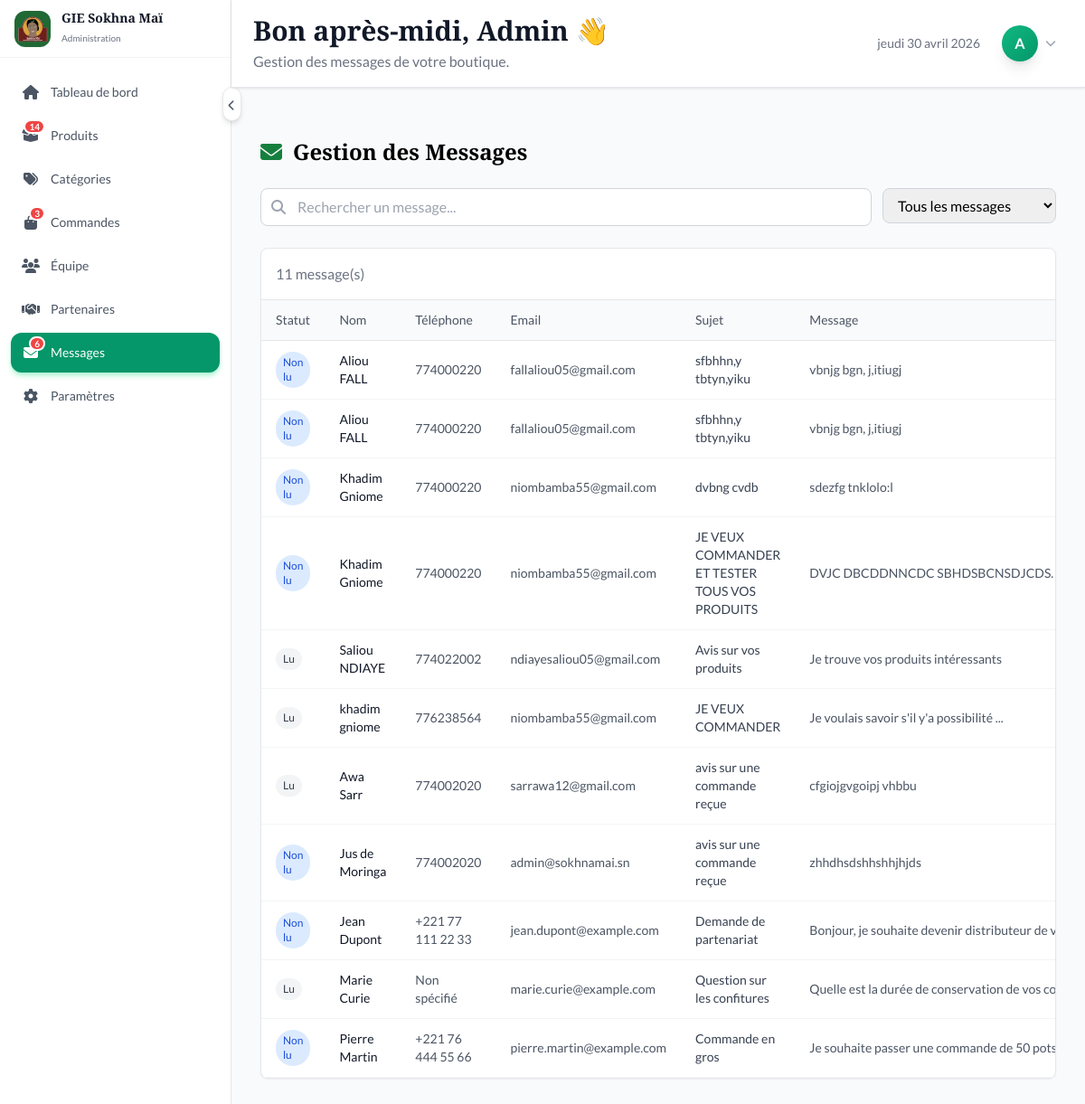
Page /?page=admin&action=messages (signed in) on the committed database.
### tables this page shows
CREATE TABLE `contact_messages` (
  `id` int(11) NOT NULL,
  `name` varchar(150) NOT NULL,
  `email` varchar(255) NOT NULL,
  `phone` varchar(20) DEFAULT NULL,
  `subject` varchar(200) DEFAULT NULL,
  `message` text NOT NULL,
  `ip_address` varchar(45) DEFAULT NULL,
  `is_read` tinyint(1) DEFAULT 0,
  `replied_by` int(11) DEFAULT NULL,
  `replied_at` datetime DEFAULT NULL,
  `reply_message` text DEFAULT NULL,
  `created_at` datetime DEFAULT current_timestamp()
);

### admin/messages.php (the view, shortened to what this page needs)
<?php
$pdo = getDB();
$search = isset($_GET['search']) ? trim($_GET['search']) : '';
$messages = [];
if ($pdo) {
    try {
        $query = "SELECT id, name, email, phone, subject, message, is_read, created_at FROM contact_messages";
        $params = [];
        $query .= " ORDER BY created_at DESC";
        $stmt = $pdo->prepare($query);
        $stmt->execute($params);
        $messages = $stmt->fetchAll();
    } catch (PDOException $e) {
        error_log("Error fetching messages: " . $e->getMessage());
        $messages = [
            ['id' => 1, 'name' => 'Fatou Diallo', 'email' => 'fatou@email.com', 'phone' => '+221 77 123 45 67', 'subject' => 'Demande de partenariat', 'message' => 'Bonjour, je suis intéressée par vos produits...', 'is_read' => false, 'created_at' => '2024-01-15 10:30:00'],
            ['id' => 2, 'name' => 'Amadou Sow', 'email' => 'amadou@email.com', 'phone' => '+221 76 234 56 78', 'subject' => 'Information produit', 'message' => 'Pouvez-vous me donner plus d\'infos...', 'is_read' => true, 'created_at' => '2024-01-14 14:20:00'],
            ['id' => 3, 'name' => 'Marie Ndiaye', 'email' => 'marie@email.com', 'phone' => '+221 70 345 67 89', 'subject' => 'Commande', 'message' => 'Je souhaite commander...', 'is_read' => false, 'created_at' => '2024-01-13 09:15:00'],
        ];
    }
}
$adminEmail = isset($_SESSION['admin_email']) ? $_SESSION['admin_email'] : 'admin@sokhnamai.sn';
$adminName = explode('@', $adminEmail)[0];
$hour = date('H');
if ($hour < 12) $greeting = 'Bonjour';
elseif ($hour < 18) $greeting = 'Bon après-midi';
else $greeting = 'Bonsoir';
?>
<div class="admin-header">
    <div class="flex flex-col sm:flex-row sm:items-center sm:justify-between gap-4 px-6 py-4">
        <div>
            <h1 class="text-3xl font-heading font-bold text-gray-900"><?php echo $greeting; ?>, <?php echo ucfirst($adminName); ?> 👋</h1>
            <p class="text-gray-500 mt-1">Gestion des messages de votre boutique.</p>
        </div>
        <div class="flex items-center gap-4">
            <span class="text-sm text-gray-500" id="current-date"></span>
            <div class="user-dropdown">
                <button onclick="toggleUserDropdown()" class="flex items-center gap-2 hover:bg-gray-50 rounded-lg p-2 transition-colors">
                    <div class="h-10 w-10 rounded-full bg-gradient-to-br from-emerald-500 to-emerald-600 flex items-center justify-center text-white font-bold shadow-lg">
                        <?php echo strtoupper(substr($adminName, 0, 1)); ?>
                    </div>
                    <i class="fas fa-chevron-down text-gray-400 text-xs transition-transform" id="dropdown-arrow"></i>
                </button>
            </div>
        </div>
    </div>
</div>
<div class="dashboard-content" style="padding-top: 120px;">
    <div class="space-y-6">
    <div class="flex items-center gap-3">
        <i class="fas fa-envelope text-primary-600 text-2xl"></i>
        <h1 class="text-2xl font-heading font-bold">Gestion des Messages</h1>
    </div>
    <div class="flex flex-col sm:flex-row gap-3">
        <div class="relative flex-1">
            <i class="fas fa-search absolute left-3 top-1/2 -translate-y-1/2 text-gray-400"></i>
            <form method="GET" class="w-full">
                <input type="text" name="search" value="<?php echo htmlspecialchars($search); ?>"
                       placeholder="Rechercher un message..."
                       class="w-full pl-10 pr-3 py-2 border border-gray-300 rounded-lg focus:outline-none focus:ring-2 focus:ring-primary-500">
            </form>
        </div>
        <form method="GET" class="w-full sm:w-48">
            <select name="status" onchange="this.form.submit()"
                    class="w-full px-3 py-2 border border-gray-300 rounded-lg focus:outline-none focus:ring-2 focus:ring-primary-500">
                <option value="all">Tous les messages</option>
            </select>
        </form>
    </div>
    <div class="bg-white rounded-lg border border-gray-200 shadow-sm">
        <div class="p-4 border-b">
            <p class="text-gray-500"><?php echo count($messages); ?> message(s)</p>
        </div>
        <div class="overflow-x-auto">
            <table class="w-full text-sm">
                <thead>
                    <tr class="border-b border-gray-200 bg-gray-50">
                        <th class="text-left py-3 px-4 text-gray-600 font-medium">Statut</th>
                        <th class="text-left py-3 px-4 text-gray-600 font-medium">Nom</th>
                        <th class="text-left py-3 px-4 text-gray-600 font-medium">Téléphone</th>
                        <th class="text-left py-3 px-4 text-gray-600 font-medium">Email</th>
                        <th class="text-left py-3 px-4 text-gray-600 font-medium">Sujet</th>
                        <th class="text-left py-3 px-4 text-gray-600 font-medium">Message</th>
                    </tr>
                </thead>
                <tbody>
                    <?php foreach ($messages as $msg): ?>
                        <tr class="border-b border-gray-100 hover:bg-gray-50 transition-colors">
                            <td class="py-3 px-4">
                                <span class="inline-flex items-center px-2 py-1 rounded-full text-xs font-medium <?php echo $msg['is_read'] ? 'bg-gray-100 text-gray-700' : 'bg-blue-100 text-blue-700'; ?>">
                                    <?php echo $msg['is_read'] ? 'Lu' : 'Non lu'; ?>
                                </span>
                            </td>
                            <td class="py-3 px-4 font-medium text-gray-900">
                                <?php echo htmlspecialchars($msg['name']); ?>
                            </td>
                            <td class="py-3 px-4 text-sm text-gray-600">
                                <?php echo htmlspecialchars($msg['phone'] ?? 'Non spécifié'); ?>
                            </td>
                            <td class="py-3 px-4 text-sm text-gray-600">
                                <?php echo htmlspecialchars($msg['email']); ?>
                            </td>
                            <td class="py-3 px-4 text-sm font-medium text-gray-700">
                                <?php echo htmlspecialchars($msg['subject']); ?>
                            </td>
                            <td class="py-3 px-4">
                                <div class="max-w-xs truncate text-sm text-gray-600" title="<?php echo htmlspecialchars($msg['message']); ?>">
                                    <?php echo substr(htmlspecialchars($msg['message']), 0, 50) . (strlen($msg['message']) > 50 ? '...' : ''); ?>
                                </div>
                            </td>
                        </tr>
                    <?php endforeach; ?>
                </tbody>
            </table>
        </div>
    </div>
</div>
</div>
</div>

### admin/messages.php (style rules this page uses)
.admin-header { position: fixed; top: 0; left: 16rem; right: 0; z-index: 50; background: white; border-bottom: 1px solid #e5e7eb; box-shadow: 0 1px 3px 0 rgba(0, 0, 0, 0.1); backdrop-filter: blur(8px); transition: left 0.3s ease; }
.user-dropdown { position: relative; }

### rows in the picture
contact_messages: is_read "Non lu", name "Aliou FALL", phone "774000220", email "fallaliou05@gmail.com", subject "sfbhhn,y tbtyn,yiku", message "vbnjg bgn, j,itiugj"
contact_messages: is_read "Non lu", name "Aliou FALL", phone "774000220", email "fallaliou05@gmail.com", subject "sfbhhn,y tbtyn,yiku", message "vbnjg bgn, j,itiugj"
contact_messages: is_read "Non lu", name "Khadim Gniome", phone "774000220", email "niombamba55@gmail.com", subject "dvbng cvdb", message "sdezfg tnklolo:l"
contact_messages: is_read "Non lu", name "Khadim Gniome", phone "774000220", email "niombamba55@gmail.com", subject "JE VEUX COMMANDER ET TESTER TOUS VOS PRODUITS", message "DVJC DBCDDNNCDC SBHDSBCNSDJCDS. CDS…"
contact_messages: is_read "Lu", name "Saliou NDIAYE", phone "774022002", email "ndiayesaliou05@gmail.com", subject "Avis sur vos produits", message "Je trouve vos produits intéressants"
contact_messages: is_read "Lu", name "khadim gniome", phone "776238564", email "niombamba55@gmail.com", subject "JE VEUX COMMANDER", message "Je voulais savoir s'il y'a possibilité"
contact_messages: is_read "Lu", name "Awa Sarr", phone "774002020", email "sarrawa12@gmail.com", subject "avis sur une commande reçue", message "cfgiojgvgoipj vhbbu"
contact_messages: is_read "Non lu", name "Jus de Moringa", phone "774002020", email "admin@sokhnamai.sn", subject "avis sur une commande reçue", message "zhhdhsdshhshhjhjds"
contact_messages: is_read "Non lu", name "Jean Dupont", phone "+221 77 111 22 33", email "jean.dupont@example.com", subject "Demande de partenariat", message "Bonjour, je souhaite devenir distributeur de…"
contact_messages: is_read "Lu", name "Marie Curie", phone "Non spécifié", email "marie.curie@example.com", subject "Question sur les confitures", message "Quelle est la durée de conservation de vos…"
contact_messages: is_read "Non lu", name "Pierre Martin", phone "+221 76 444 55 66", email "pierre.martin@example.com", subject "Commande en gros", message "Je souhaite passer une commande de 50 pots de co…"

### other values in the picture
$item['label'] "Tableau de bord"
$item['badge'] "14"
$item['label'] "Produits"
$item['label'] "Catégories"
$item['badge'] "3"
$item['label'] "Commandes"
$item['label'] "Équipe"
$item['label'] "Partenaires"
$item['badge'] "6"
$item['label'] "Messages"
$item['label'] "Paramètres"
$greeting "Bon après-midi"
$adminName "Admin"
substr($adminName, 0, 1) "A"
count($messages) "11"
